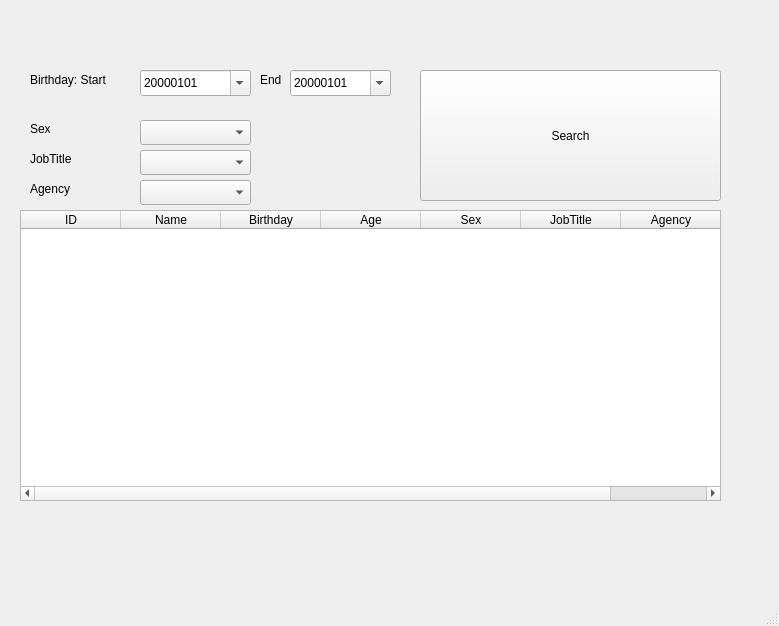
<?xml version="1.0" encoding="UTF-8"?>
<ui version="4.0">
 <class>MainWindow</class>
 <widget class="QMainWindow" name="MainWindow">
  <property name="geometry">
   <rect>
    <x>0</x>
    <y>0</y>
    <width>779</width>
    <height>626</height>
   </rect>
  </property>
  <property name="windowTitle">
   <string>MainWindow</string>
  </property>
  <widget class="QWidget" name="centralwidget">
   <widget class="QLabel" name="label_2">
    <property name="geometry">
     <rect>
      <x>30</x>
      <y>120</y>
      <width>67</width>
      <height>17</height>
     </rect>
    </property>
    <property name="text">
     <string>Sex</string>
    </property>
   </widget>
   <widget class="QLabel" name="label">
    <property name="geometry">
     <rect>
      <x>30</x>
      <y>70</y>
      <width>101</width>
      <height>20</height>
     </rect>
    </property>
    <property name="text">
     <string>Birthday: Start</string>
    </property>
   </widget>
   <widget class="QDateEdit" name="editBirthday">
    <property name="geometry">
     <rect>
      <x>140</x>
      <y>70</y>
      <width>111</width>
      <height>26</height>
     </rect>
    </property>
    <property name="displayFormat">
     <string>yyyyMMdd</string>
    </property>
    <property name="calendarPopup">
     <bool>true</bool>
    </property>
   </widget>
   <widget class="QLabel" name="label_3">
    <property name="geometry">
     <rect>
      <x>30</x>
      <y>150</y>
      <width>67</width>
      <height>17</height>
     </rect>
    </property>
    <property name="text">
     <string>JobTitle</string>
    </property>
   </widget>
   <widget class="QPushButton" name="btnSearch">
    <property name="geometry">
     <rect>
      <x>420</x>
      <y>70</y>
      <width>301</width>
      <height>131</height>
     </rect>
    </property>
    <property name="text">
     <string>Search</string>
    </property>
   </widget>
   <widget class="QTableWidget" name="tableWidget">
    <property name="geometry">
     <rect>
      <x>20</x>
      <y>210</y>
      <width>701</width>
      <height>291</height>
     </rect>
    </property>
    <column>
     <property name="text">
      <string>ID</string>
     </property>
    </column>
    <column>
     <property name="text">
      <string>Name</string>
     </property>
    </column>
    <column>
     <property name="text">
      <string>Birthday</string>
     </property>
    </column>
    <column>
     <property name="text">
      <string>Age</string>
     </property>
    </column>
    <column>
     <property name="text">
      <string>Sex</string>
     </property>
    </column>
    <column>
     <property name="text">
      <string>JobTitle</string>
     </property>
    </column>
    <column>
     <property name="text">
      <string>Agency</string>
     </property>
    </column>
   </widget>
   <widget class="QDateEdit" name="editBirthday_2">
    <property name="geometry">
     <rect>
      <x>290</x>
      <y>70</y>
      <width>101</width>
      <height>26</height>
     </rect>
    </property>
    <property name="displayFormat">
     <string>yyyyMMdd</string>
    </property>
    <property name="calendarPopup">
     <bool>true</bool>
    </property>
   </widget>
   <widget class="QLabel" name="label_4">
    <property name="geometry">
     <rect>
      <x>260</x>
      <y>70</y>
      <width>31</width>
      <height>20</height>
     </rect>
    </property>
    <property name="text">
     <string>End</string>
    </property>
   </widget>
   <widget class="QLabel" name="label_5">
    <property name="geometry">
     <rect>
      <x>30</x>
      <y>180</y>
      <width>67</width>
      <height>17</height>
     </rect>
    </property>
    <property name="text">
     <string>Agency</string>
    </property>
   </widget>
   <widget class="QComboBox" name="cbSex">
    <property name="geometry">
     <rect>
      <x>140</x>
      <y>120</y>
      <width>111</width>
      <height>25</height>
     </rect>
    </property>
   </widget>
   <widget class="QComboBox" name="cbJobtitle">
    <property name="geometry">
     <rect>
      <x>140</x>
      <y>150</y>
      <width>111</width>
      <height>25</height>
     </rect>
    </property>
   </widget>
   <widget class="QComboBox" name="cbAgency">
    <property name="geometry">
     <rect>
      <x>140</x>
      <y>180</y>
      <width>111</width>
      <height>25</height>
     </rect>
    </property>
   </widget>
  </widget>
  <widget class="QMenuBar" name="menubar">
   <property name="geometry">
    <rect>
     <x>0</x>
     <y>0</y>
     <width>779</width>
     <height>22</height>
    </rect>
   </property>
  </widget>
  <widget class="QStatusBar" name="statusbar"/>
 </widget>
 <resources/>
 <connections/>
</ui>
